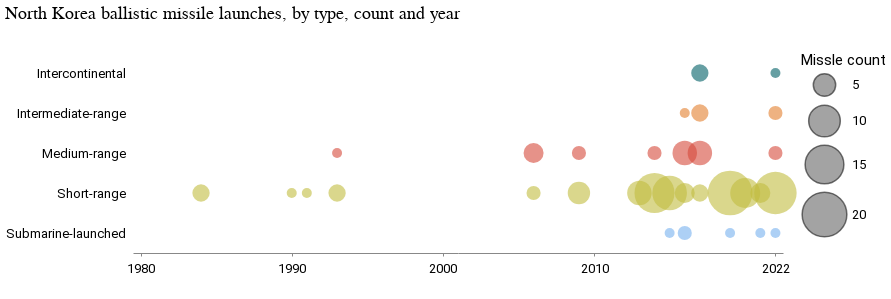

Notebook code for this chart:
### Markdown cell above
---

### Code cell
circles = (
    alt.Chart(missile_total_all[missile_total_all["year"] > "1979"])
    .mark_circle(opacity=0.6, stroke="#1a1a1a", strokeWidth=0)
    .encode(
        alt.X(
            "year:O",
            axis=alt.Axis(
                values=["1960", "1970", "1980", "1990", "2000", "2010", "2022"],
            ),
            title=" ",
        ),
        alt.Y("missle_type_desc:N", title=" "),
        alt.Size(
            "count:Q",
            title="Missle count",
            scale=alt.Scale(range=[0, 2000]),
            # legend=None,
        ),
        alt.Color("missile_type:N", legend=None),
    )
)

text = (
    alt.Chart(missile_total_all)
    .mark_text(dx=0, dy=0, color="white")
    .encode(
        x=alt.X("year:O", stack="zero"),
        y=alt.Y("missle_type_desc:O"),
        text=alt.Text("count:Q"),
    )
)

(circles).configure_legend(symbolType="circle").properties(
    width=650,
    height=200,
    title="North Korea ballistic missile launches, by type, count and year",
)

### Figure 1 — Vega-Lite specification as saved in the notebook (floating-point values rounded to 4 significant figures; data arrays with more than 128 entries replaced by an {"elided": "..."} marker saying what was removed)
{"config": {"view": {"width": 800, "height": 450, "strokeOpacity": 0}, "background": "#ffffff", "title": {"anchor": "start", "font": "Summit Sans", "fontColor": "palette[\"black\"]", "fontSize": 18, "fontWeight": "normal"}, "arc": {"fill": "#00d4d8"}, "area": {"fill": "#00d4d8"}, "line": {"stroke": "#00d4d8", "strokeWidth": 3}, "path": {"stroke": "#00d4d8"}, "rect": {"fill": "#00d4d8"}, "shape": {"stroke": "#00d4d8"}, "bar": {"fill": "#00d4d8"}, "point": {"stroke": "#00d4d8"}, "symbol": {"fill": "#00d4d8", "size": 30}, "axis": {"titleFont": "Roboto", "titleFontSize": 15, "titleFontWeight": "normal", "labelFont": "Roboto, sans", "labelFontSize": 13, "labelFontWeight": "normal"}, "axisX": {"labelAngle": 0, "labelPadding": 6, "tickSize": 3, "grid": false}, "axisY": {"labelBaseline": "middle", "maxExtent": 45, "minExtent": 45, "titleAlign": "left", "titleAngle": 0, "titleX": -45, "titleY": -11, "domainOpacity": 0, "gridWidth": 0.6, "gridColor": "#dddddd", "offset": 6, "tickSize": 0, "titleColor": "#767676"}, "legend": {"titleFont": "Roboto", "titleFontSize": 15, "titleFontWeight": "normal", "symbolType": "circle", "labelFont": "Roboto, sans", "labelFontSize": 13}, "range": {"category": ["#005f66", "#e37e2d", "#d64a3b", "#76b0ef", "#c1bc40"], "diverging": ["#e68a4f", "#f4bb6a", "#f9e39c", "#dadfe2", "#a6b7c6", "#849eae"], "heatmap": ["#7ff6f6", "#00eeef", "#00d4d8", "#00abb2", "#00848b", "#fbf2c7", "#00363d"], "ordinal": ["#7ff6f6", "#00eeef", "#00d4d8", "#00abb2", "#00848b", "#fbf2c7", "#00363d"], "ramp": ["#7ff6f6", "#00eeef", "#00d4d8", "#00abb2", "#00848b", "#fbf2c7", "#00363d"]}}, "data": {"name": "data-6de678abed4226d6c397ea9890263a88"}, "mark": {"type": "circle", "opacity": 0.6, "stroke": "#1a1a1a", "strokeWidth": 0}, "encoding": {"color": {"field": "missile_type", "legend": null, "type": "nominal"}, "size": {"field": "count", "scale": {"range": [0, 2000]}, "title": "Missle count", "type": "quantitative"}, "x": {"axis": {"values": ["1960", "1970", "1980", "1990", "2000", "2010", "2022"]}, "field": "year", "title": " ", "type": "ordinal"}, "y": {"field": "missle_type_desc", "title": " ", "type": "nominal"}}, "height": 200, "title": "North Korea ballistic missile launches, by type, count and year", "width": 650, "$schema": "https://vega.github.io/schema/vega-lite/v4.17.0.json", "datasets": {"data-6de678abed4226d6c397ea9890263a88": {"elided": "215 records"}}}
